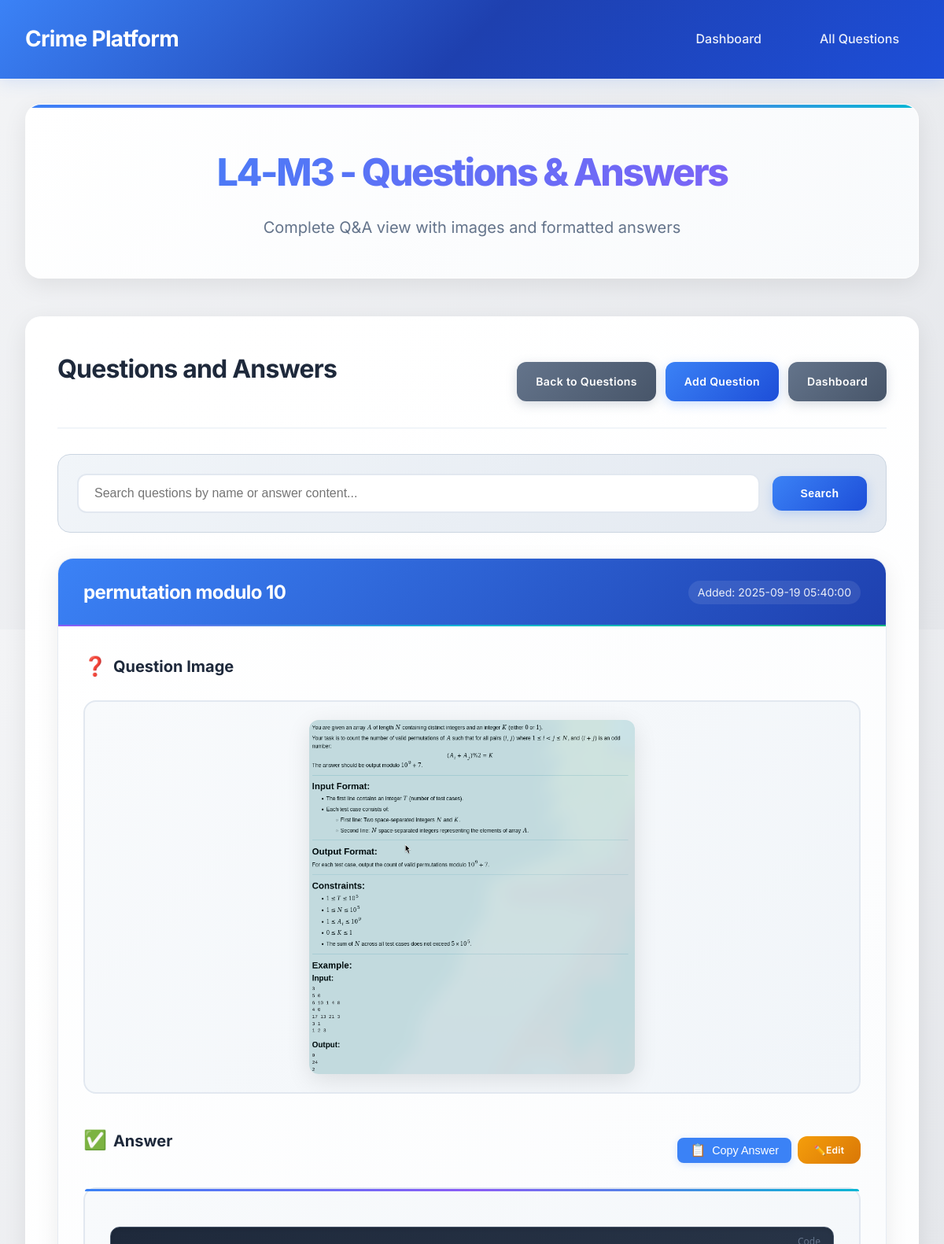
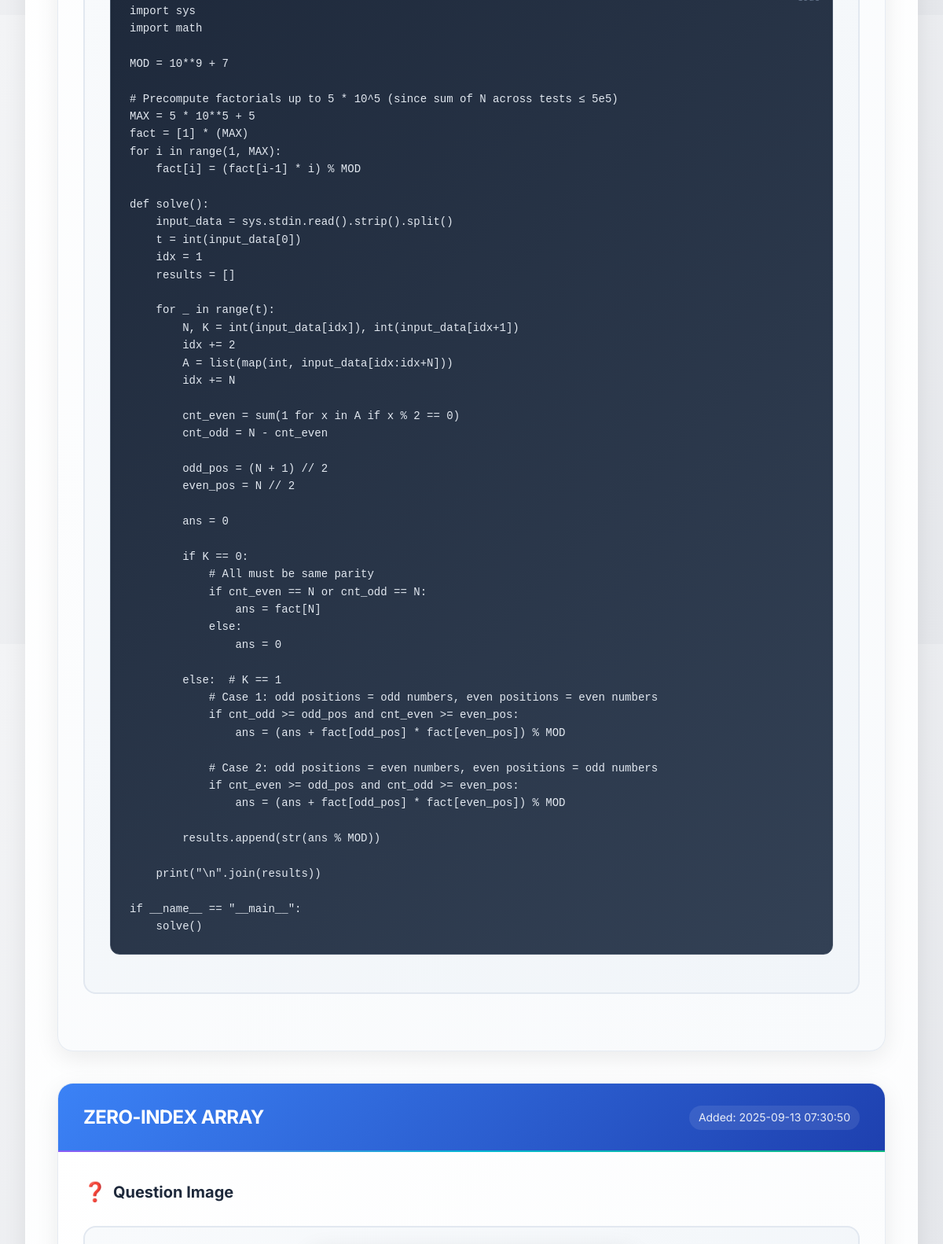
The app's page /module/4/answers (upper part) with its own data (2 pictures, top to bottom).
### tables this page shows
CREATE TABLE modules (
            id INTEGER PRIMARY KEY AUTOINCREMENT,
            name TEXT NOT NULL UNIQUE,
            created_at TIMESTAMP DEFAULT CURRENT_TIMESTAMP
        );

CREATE TABLE questions (
            id INTEGER PRIMARY KEY AUTOINCREMENT,
            module_id INTEGER NOT NULL,
            image_path TEXT NOT NULL,
            answer TEXT NOT NULL,
            created_at TIMESTAMP DEFAULT CURRENT_TIMESTAMP, name TEXT NOT NULL DEFAULT "Untitled Question",
            FOREIGN KEY (module_id) REFERENCES modules (id) ON DELETE CASCADE
        );

### app.py (the view)
@app.route('/module/<int:module_id>/answers')
def answers_view(module_id):
    conn = get_db_connection()
    module = conn.execute(
        'SELECT * FROM modules WHERE id = ?', (module_id,)
    ).fetchone()
    if not module:
        flash('Module not found!', 'error')
        return redirect(url_for('dashboard'))
    search_query = request.args.get('search', '').strip()
    if search_query:
        questions = conn.execute(
            'SELECT * FROM questions WHERE module_id = ? AND (name LIKE ? OR answer LIKE ?) ORDER BY created_at DESC',
            (module_id, f'%{search_query}%', f'%{search_query}%')
        ).fetchall()
    else:
        questions = conn.execute(
            'SELECT * FROM questions WHERE module_id = ? ORDER BY created_at DESC',
            (module_id,)
        ).fetchall()
    conn.close()
    return render_template('answers.html', module=module, questions=questions, search_query=search_query)

### app.py (called while the page is built)
@app.after_request
def add_security_headers(response):
    response.headers['X-Content-Type-Options'] = 'nosniff'
    response.headers['X-Frame-Options'] = 'DENY'
    response.headers['X-XSS-Protection'] = '1; mode=block'
    response.headers['Strict-Transport-Security'] = 'max-age=31536000; includeSubDomains'
    return response

def get_db_connection():
    conn = sqlite3.connect('Crime_platform.db', timeout=20.0)
    conn.row_factory = sqlite3.Row
    conn.execute('PRAGMA foreign_keys = ON')
    return conn

### templates/answers.html (shortened to what this page needs)
{% extends "base.html" %}
{% block content %}
<div class="page-header">
    <h1>{{ module.name }} - Questions &amp; Answers</h1>
    <p>Complete Q&A view with images and formatted answers</p>
</div>
<div class="section">
    <div class="section-header">
        <h2>Questions and Answers</h2>
        <div class="section-actions">
            <a href="{{ url_for('module_view', module_id=module.id) }}" class="btn btn-secondary">Back to Questions</a>
            <a href="{{ url_for('add_question', module_id=module.id) }}" class="btn btn-primary">Add Question</a>
            <a href="{{ url_for('dashboard') }}" class="btn btn-secondary">Dashboard</a>
        </div>
    </div>
    <div class="search-section">
        <form method="GET" class="search-form">
            <div class="search-group">
                <input type="text"
                       name="search"
                       value="{{ search_query or '' }}"
                       placeholder="Search questions by name or answer content..."
                       class="search-input">
                <button type="submit" class="btn btn-primary">Search</button>
            </div>
        </form>
    </div>
    {% if questions %}
        <div class="qa-container">
            {% for question in questions %}
            <div class="qa-item">
                <div class="qa-header">
                    <h3>{{ question.name or 'Question ' ~ loop.index }}</h3>
                    <small class="qa-date">Added: {{ question.created_at }}</small>
                </div>
                <div class="qa-content">
                    <div class="qa-question">
                        <h4>Question Image</h4>
                        <div class="qa-image">
                            <img src="{{ url_for('uploaded_file', filename=question.image_path) }}"
                                 alt="{{ question.name or 'Question ' ~ loop.index }}"
                                 class="qa-img">
                        </div>
                    </div>
                    <div class="qa-answer">
                        <div class="answer-header">
                            <h4>Answer</h4>
                            <div class="answer-actions">
                                <button class="copy-btn" onclick="copyAnswer(this)" data-answer="{{ question.answer }}">
                                    <span class="copy-icon">📋</span>
                                    <span class="copy-text">Copy Answer</span>
                                </button>
                                <a href="{{ url_for('edit_answer', question_id=question.id) }}" class="btn btn-warning btn-small">
                                    <span>✏️</span> Edit
                                </a>
                            </div>
                        </div>
                        <div class="answer-content">
                            {% set answer_text = question.answer %}
                            {% if answer_text %}
                                {% if ('def ' in answer_text) or ('class ' in answer_text) or ('import ' in answer_text) or ('from ' in answer_text) or ('print(' in answer_text) or ('    ' in answer_text) or ('```' in answer_text) %}
                                    <pre><code>{{ answer_text }}</code></pre>
                                {% endif %}
                            {% endif %}
                        </div>
                    </div>
                </div>
            </div>
            {% endfor %}
        </div>
    {% endif %}
</div>
{% endblock %}

### templates/answers.html (style rules this page uses)
.search-section { margin-bottom: 2rem; padding: 1.5rem; background: linear-gradient(135deg, #f1f5f9 0%, #e2e8f0 100%); border-radius: 16px; border: 1px solid #cbd5e1; }
.search-form { margin-bottom: 0; }
.search-group { display: flex; gap: 1rem; align-items: center; flex-wrap: wrap; }
.search-input { flex: 1; padding: 0.875rem 1.25rem; border: 2px solid #e2e8f0; border-radius: 12px; font-size: 1rem; transition: all 0.3s ease; min-width: 300px; background: white; }
.answer-header { display: flex; justify-content: space-between; align-items: center; margin-bottom: 1rem; }
.copy-btn { display: flex; align-items: center; gap: 0.5rem; padding: 0.5rem 1rem; background: #3b82f6; color: white; border: none; border-radius: 8px; cursor: pointer; transition: all 0.3s ease; font-size: 0.9rem; }
.copy-icon { font-size: 1rem; }
.answer-actions { display: flex; gap: 0.5rem; align-items: center; }
.btn-warning { background: linear-gradient(135deg, #f59e0b 0%, #d97706 100%); color: white; }

### records on screen
modules: name "L4-M3"
questions: name "permutation modulo 10", created_at "2025-09-19 05:40:00", image_path (picture), answer "import sys import math MOD = 10**9 + 7 # Precompute factorials up to 5 * 10^5 (since sum of N across tests ≤ 5e5) MAX = 5 * 10**5 + 5 fact = [1] * (MAX) for i in range(1, MAX): fact[i] = (fact[i-1] * i) % MOD def solve(): input_data = sys.stdin.read().strip().split() t = int(input_data[0]) idx = 1 results = [] for _ in range(t): N, K = int(input_data[idx]), int(input_data[idx+1]) idx += 2 A = list(map(int, input_data[idx:idx+N])) idx += N cnt_even = sum(1 for x in A if x % 2 == 0) cnt_odd = N - cnt_even odd_pos = (N + 1) // 2 even_pos = N // 2 ans = 0 if K == 0: # All must be same parity if cnt_even == N or cnt_odd == N: ans = fact[N] else: ans = 0 else: # K == 1 # Case 1: odd positions =…"
questions: name "ZERO-INDEX ARRAY", created_at "2025-09-13 07:30:50"
